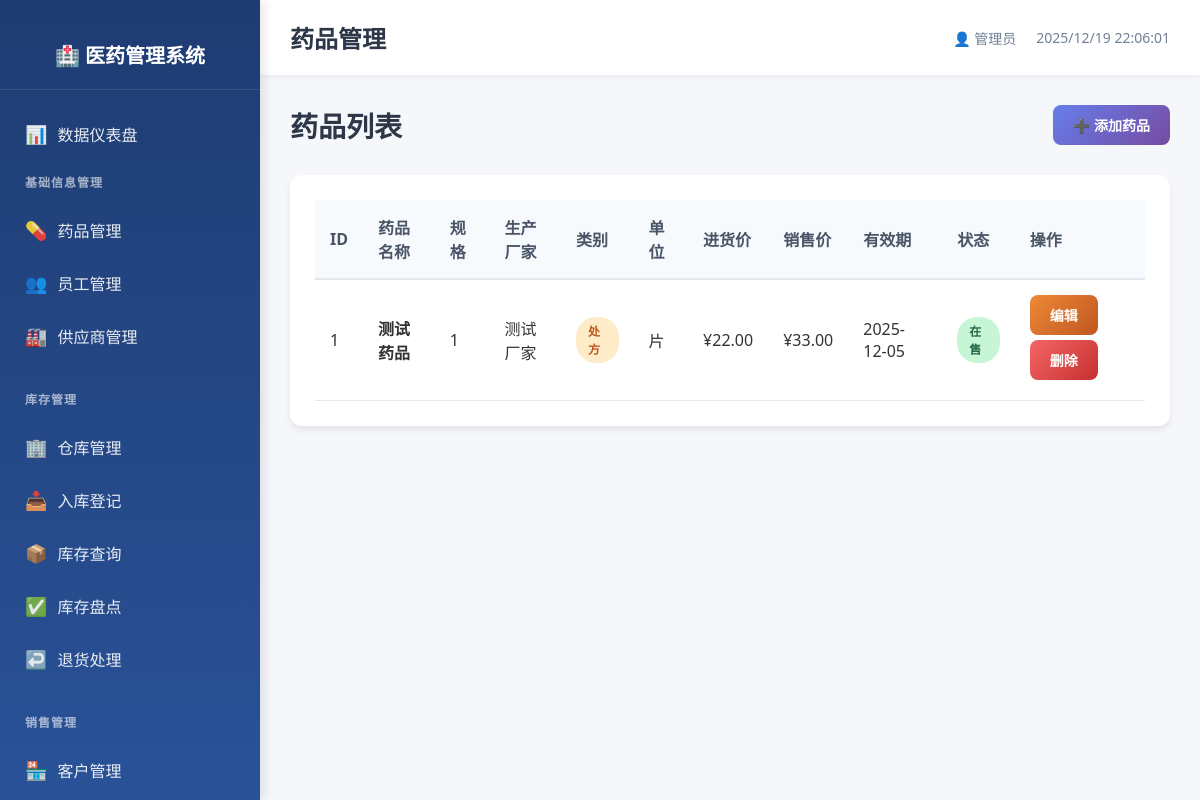
Before: /basic/drugs with the older database file.
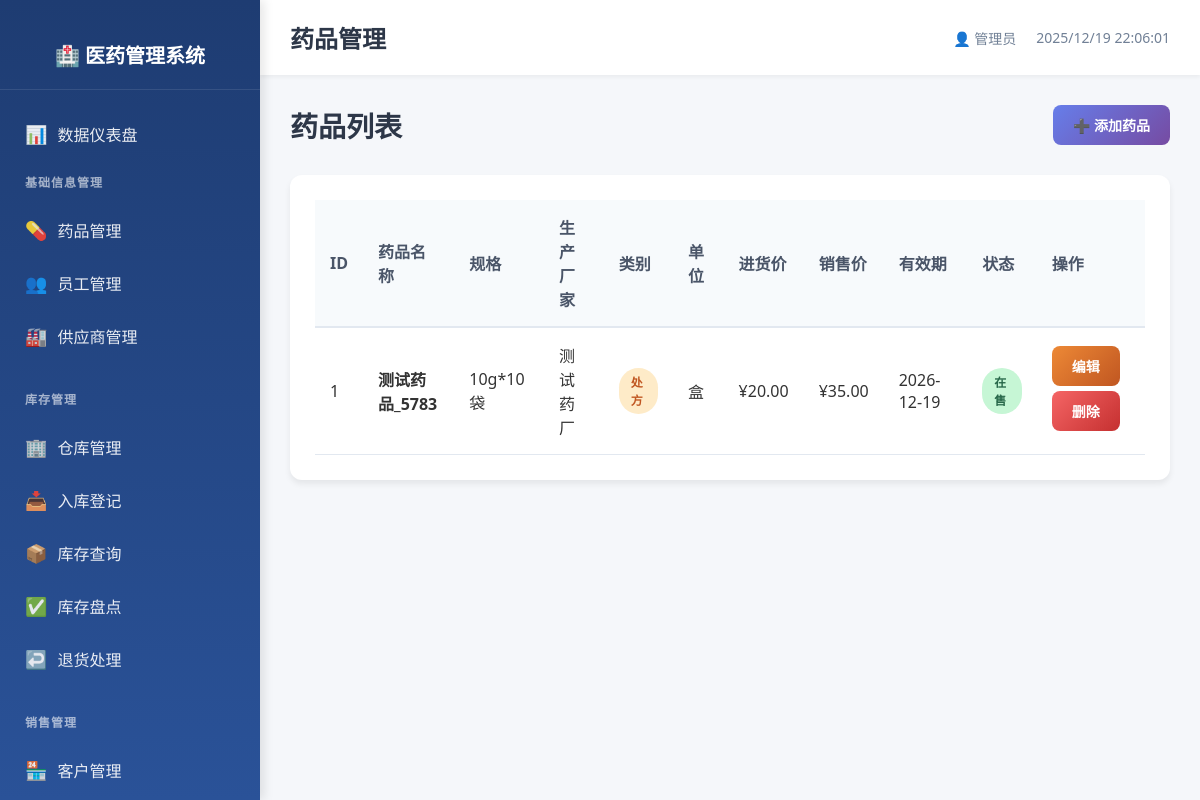
After: the same page with the newer database file.
### models.py (models this page shows)
class DrugInfo(db.Model):
    __tablename__ = 'drug_info'
    drug_id = db.Column(db.Integer, primary_key=True, autoincrement=True)
    name = db.Column(db.String(100), nullable=False, index=True)
    spec = db.Column(db.String(100))
    manufacturer = db.Column(db.String(200))
    approval_number = db.Column(db.String(100), unique=True)
    category = db.Column(db.String(50))  # 处方/非处方
    unit = db.Column(db.String(20))
    purchase_price = db.Column(db.Numeric(10, 2), nullable=False)
    sale_price = db.Column(db.Numeric(10, 2), nullable=False)
    expiry_date = db.Column(db.Date)
    status = db.Column(db.String(20), default='在售', nullable=False)
    create_time = db.Column(db.DateTime, default=datetime.now, nullable=False)
    update_time = db.Column(db.DateTime, default=datetime.now, onupdate=datetime.now, nullable=False)

### routes/basic_info.py (the view)
@basic_bp.route('/drugs')
def drug_list():
    drugs = DrugInfo.query.all()
    return render_template('basic/drug_list.html', drugs=drugs)

### templates/basic/drug_list.html (shortened to what this page needs)
{% extends "base.html" %}
{% block page_title %}药品管理{% endblock %}
{% block content %}
<div class="page-header">
    <h2>药品列表</h2>
    <a href="{{ url_for('basic.drug_add') }}" class="btn btn-primary">
        ➕ 添加药品
    </a>
</div>
<div class="table-card">
    <table class="data-table">
        <thead>
            <tr>
                <th>ID</th>
                <th>药品名称</th>
                <th>规格</th>
                <th>生产厂家</th>
                <th>类别</th>
                <th>单位</th>
                <th>进货价</th>
                <th>销售价</th>
                <th>有效期</th>
                <th>状态</th>
                <th>操作</th>
            </tr>
        </thead>
        <tbody>
            {% for drug in drugs %}
            <tr>
                <td>{{ drug.drug_id }}</td>
                <td><strong>{{ drug.name }}</strong></td>
                <td>{{ drug.spec or '-' }}</td>
                <td>{{ drug.manufacturer or '-' }}</td>
                <td>
                    {% if drug.category == '处方' %}
                        <span class="badge badge-warning">处方</span>
                    {% else %}
                        <span class="badge badge-success">非处方</span>
                    {% endif %}
                </td>
                <td>{{ drug.unit or '-' }}</td>
                <td>¥{{ "%.2f"|format(drug.purchase_price or 0) }}</td>
                <td>¥{{ "%.2f"|format(drug.sale_price or 0) }}</td>
                <td>{{ drug.expiry_date or '-' }}</td>
                <td>
                    {% if drug.status == '在售' %}
                        <span class="badge badge-success">在售</span>
                    {% else %}
                        <span class="badge badge-danger">下架</span>
                    {% endif %}
                </td>
                <td>
                    <a href="{{ url_for('basic.drug_edit', drug_id=drug.drug_id) }}" class="btn btn-sm btn-warning">编辑</a>
                    <a href="{{ url_for('basic.drug_delete', drug_id=drug.drug_id) }}"
                       class="btn btn-sm btn-danger"
                       onclick="return confirm('确定要删除该药品吗？');">删除</a>
                </td>
            </tr>
            {% endfor %}
        </tbody>
    </table>
</div>
{% endblock %}

Changed rows visible on the page:
changed DrugInfo id 1: name "测试药品" → "测试药品_5783"; spec "1" → "10g*10袋"; manufacturer "测试厂家" → "测试药厂"; unit "片" → "盒"; purchase_price "22.00" → "20.00"; sale_price "33.00" → "35.00"; expiry_date "2025-12-05" → "2026-12-19"
